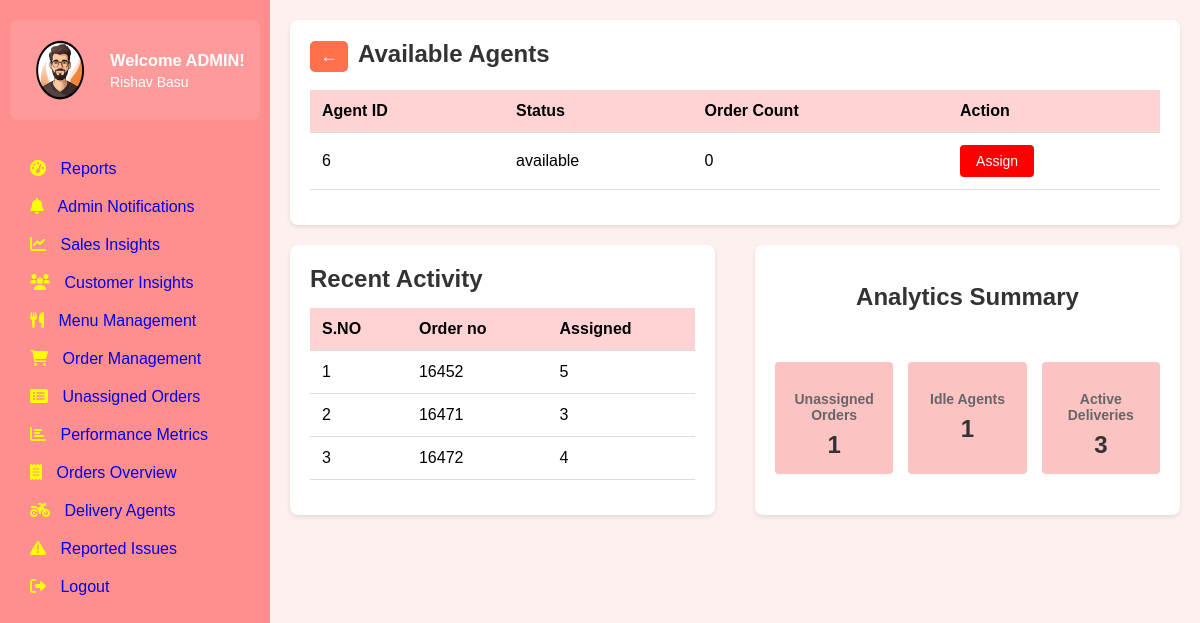
Before: /assign-dashboard/1 (signed in) with the older database file.
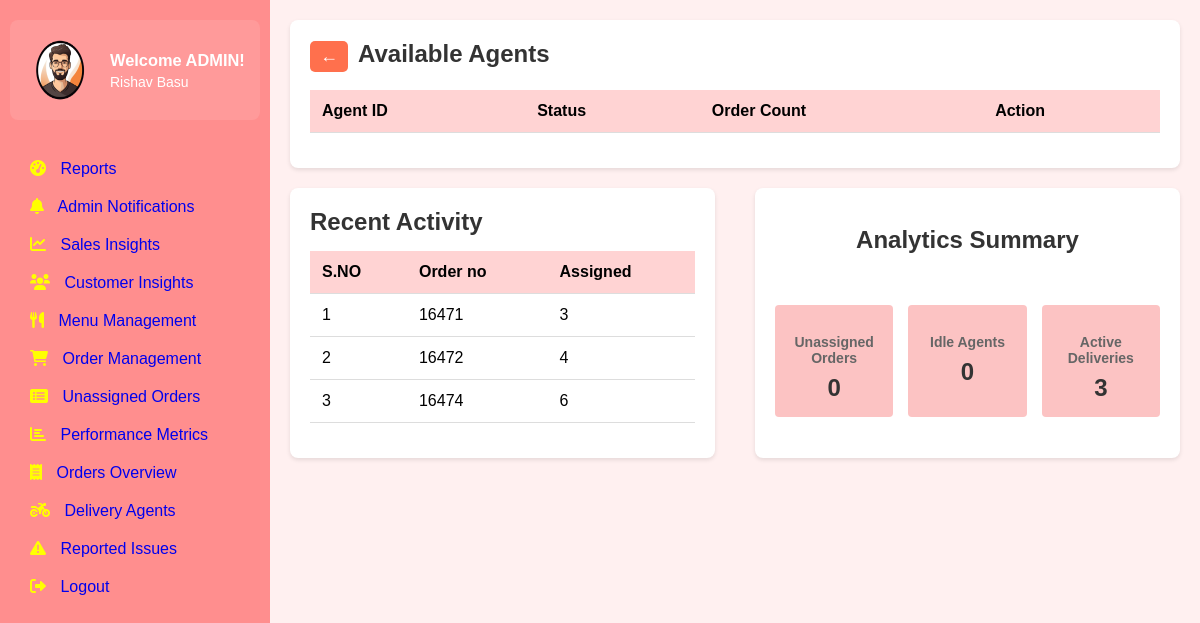
After: the same page with the newer database file.
### tables this page shows
CREATE TABLE Delivery_agents (
        id INTEGER PRIMARY KEY,
        name TEXT NOT NULL,
        status TEXT NOT NULL,
        FOREIGN KEY (id) REFERENCES Users(user_id),
        FOREIGN KEY (name) REFERENCES Users(full_name)
    );

### app.py (the view)
@app.route('/assign-dashboard/<int:order_id>')
def agent_assignment_dashboard(order_id):
    if not is_admin():
        flash('Access denied. Admins only.', 'error')
        return redirect(url_for('signin'))
    db = get_db_connection()
    cur = db.cursor()
    cur.execute('''SELECT da.*,
    COALESCE((SELECT COUNT(*)
        FROM Delivery d
        WHERE d.Delivery_Agent_ID = da.id AND date(d.Delivery_time) = date('now')), 0) as today_orders
    FROM Delivery_agents da
    WHERE da.status = 'available';''')
    order_count = cur.fetchall()
    agents = [{"id":count[0], "name":count[1], "status":count[2], "order_count":count[3]}
                   for count in order_count]
    cur.execute("""
        SELECT d.order_id, d.delivery_agent_id
        FROM Delivery d WHERE Status='Assigned'
        ORDER BY d.pickup_time DESC LIMIT 5
    """)
    recent_activities = cur.fetchall()
    recent_activities = [
        {"S_No": i + 1, "order_id": activity[0], "agent_id": activity[1] or "Unassigned"}
        for i, activity in enumerate(recent_activities)
    ]
    cur.execute("SELECT COUNT(*) FROM Delivery WHERE status = 'Unassigned'")
    unassigned_orders = cur.fetchone()[0]
    cur.execute("SELECT COUNT(*) FROM Delivery_agents WHERE status = 'available'")
    idle_agents = cur.fetchone()[0]
    cur.execute("SELECT COUNT(*) FROM Delivery WHERE status IN ('Assigned', 'Out for delivery')")
    active_deliveries = cur.fetchone()[0]
    analytics_summary = {
        'unassigned_orders': unassigned_orders,
        'idle_agents': idle_agents,
        'active_deliveries': active_deliveries
    }
    return render_template(
        'order_assignment.html',
        agents=agents,
        recent_activities=recent_activities,
        analytics_summary=analytics_summary,
        order_id=order_id
    )

### app.py (called while the page is built)
def is_admin():
    user_email = session.get('user')
    if not user_email:
        print("No user in session")
        return False
    conn = get_db()
    cursor = conn.cursor()
    cursor.execute('SELECT is_admin FROM Users WHERE email = ?', (user_email,))
    user = cursor.fetchone()
    conn.close()
    if user:
        print(f"User {user_email} is {'an admin' if user['is_admin'] == 1 else 'not an admin'}")
    return user and user['is_admin'] == 1

@app.teardown_appcontext
def close_connection(exception):
    db = getattr(g, '_database', None)
    if db is not None:
        db.close()

def get_db():
    conn = sqlite3.connect('existing_database.db')
    conn.row_factory = sqlite3.Row
    return conn

def get_db_connection():
    conn = sqlite3.connect("existing_database.db")
    conn.row_factory = sqlite3.Row
    return conn

### templates/order_assignment.html (shortened to what this page needs)
{% extends 'base.html' %}
{% block extra_css %}
<link rel="stylesheet" href="{{ url_for('static', filename='css/order_assignment.css') }}">
{% endblock %}
{% block content %}
<div class="section-box agents-section">
    <button class="back-btn" onclick="window.history.back()">←</button><span class="order-title"><b>Available Agents</b></span>
    <br><br>
    <table class="agents-table">
        <thead>
            <tr>
                <th>Agent ID</th>
                <th>Status</th>
                <th>Order Count</th>
                <th>Action</th>
            </tr>
        </thead>
        <tbody>
            {% for agent in agents %}
            <tr>
                <td>{{ agent.id }}</td>
                <td>{{ agent.status }}</td>
                <td>{{agent.order_count}}</td>
                <td>
                    <form method="POST" action="{{ url_for('assign_agent', order_id=order_id, agent_id=agent.id) }}"
                       data-order-id="{{ order_id }}" data-agent-id="{{ agent.id }}">
                       <button type="button" class="assign-btn">Assign</button>
                    </form>
                </td>
            </tr>
            {% endfor %}
        </tbody>
    </table>
</div>
<div class="bottom-sections">
    <div class="section-box recent-activity">
        <h2>Recent Activity</h2>
        <table>
            <thead>
                <tr>
                    <th>S.NO</th>
                    <th>Order no</th>
                    <th>Assigned</th>
                </tr>
            </thead>
            <tbody>
                {% for activity in recent_activities %}
                <tr>
                    <td>{{ activity.S_No }}</td>
                    <td>{{ activity.order_id }}</td>
                    <td>{{ activity.agent_id or 'Unassigned' }}</td>
                </tr>
                {% endfor %}
            </tbody>
        </table>
    </div>
    <div class="section-box analytics-summary">
        <br><h2 style="text-align: center;">Analytics Summary</h2><br><br>
        <div class="analytics-grid">
            <div class="analytics-item">
                <h3>Unassigned Orders</h3>
                <p>{{ analytics_summary.unassigned_orders }}</p>
            </div>
            <div class="analytics-item">
                <h3>Idle Agents</h3>
                <p>{{ analytics_summary.idle_agents }}</p>
            </div>
            <div class="analytics-item">
                <h3>Active Deliveries</h3>
                <p>{{ analytics_summary.active_deliveries }}</p>
            </div>
        </div>
    </div>
</div>
{% endblock %}

Changed rows visible on the page:
no longer on this page (row edited): Delivery_agents: id "6", status "available", order_count "0"
Other visible differences:
{{ analytics_summary.unassigned_orders }}: "1" → "0"
{{ analytics_summary.idle_agents }}: "1" → "0"
new list line: "1 16471 3"
new list line: "2 16472 4"
new list line: "3 16474 6"
list line gone: "1 16452 5"
list line gone: "2 16471 3"
list line gone: "3 16472 4"
